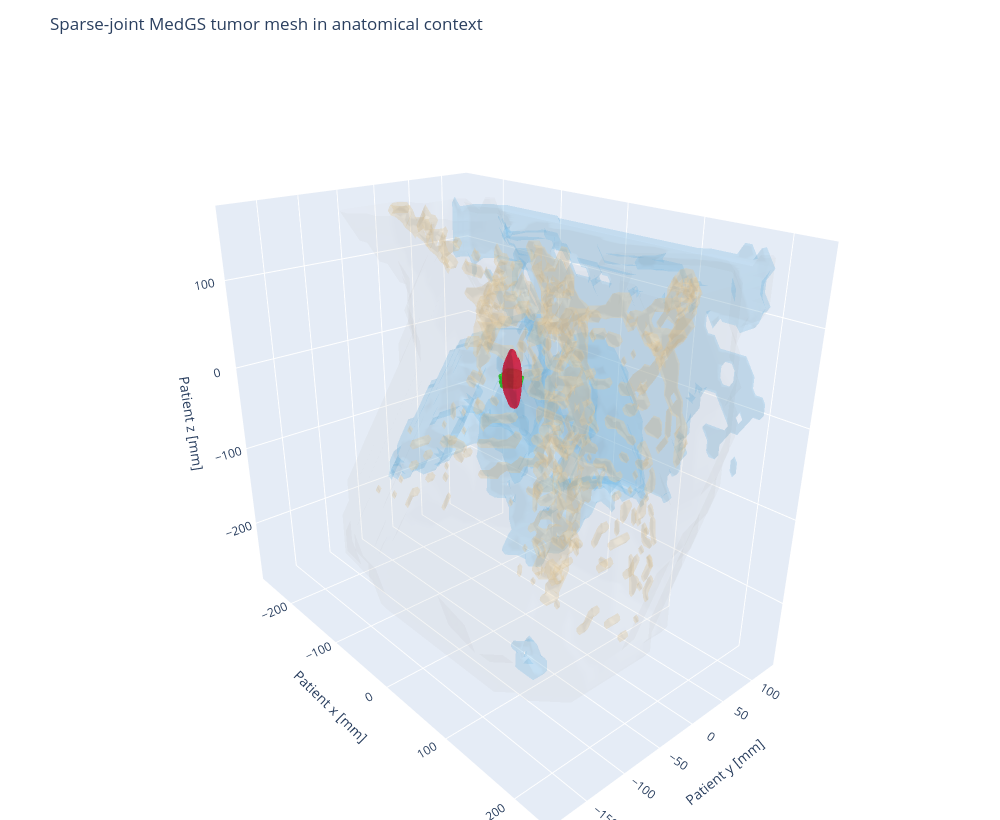
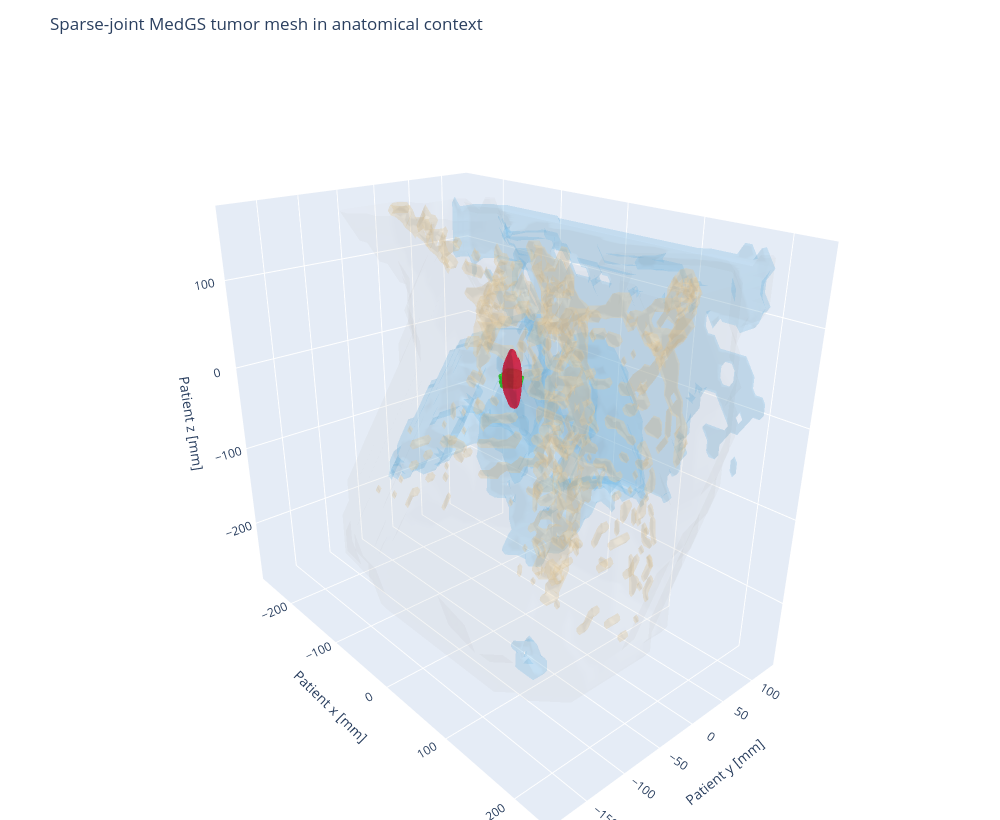

Source (notebook cell) for these figures, in order:
### Markdown cell above
# 8. SDF mesh in anatomical context

The visualization below uses:

- green: reference tumor mesh from RTSTRUCT;
- red: reconstructed SDF baseline mesh.

This should be compared directly with the analogous MedGS visualization from the full-phase notebook.

### Code cell
print("Reference and SDF baseline tumor meshes.")

show_sparse_joint_anatomy_3d(
    PHASE_DIR,
    sdf_mesh,
)

### Figure 1 — Plotly figure (JSON) as saved in the notebook; plotly's stock layout.template omitted (floating-point values rounded to 4 significant figures; data arrays with more than 128 entries replaced by an {"elided": "..."} marker saying what was removed)
{"data": [{"color": "lightgray", "flatshading": false, "i": {"elided": "4924 int values"}, "j": {"elided": "4924 int values"}, "k": {"elided": "4924 int values"}, "name": "Body", "opacity": 0.07, "x": {"elided": "2503 float values"}, "y": {"elided": "2503 float values"}, "z": {"elided": "2503 float values"}, "type": "mesh3d"}, {"color": "lightskyblue", "flatshading": false, "i": {"elided": "13914 int values"}, "j": {"elided": "13914 int values"}, "k": {"elided": "13914 int values"}, "name": "Lungs", "opacity": 0.17, "x": {"elided": "6883 float values"}, "y": {"elided": "6883 float values"}, "z": {"elided": "6883 float values"}, "type": "mesh3d"}, {"color": "wheat", "flatshading": false, "i": {"elided": "9244 int values"}, "j": {"elided": "9244 int values"}, "k": {"elided": "9244 int values"}, "name": "Bones", "opacity": 0.22, "x": {"elided": "4638 float values"}, "y": {"elided": "4638 float values"}, "z": {"elided": "4638 float values"}, "type": "mesh3d"}, {"color": "limegreen", "flatshading": false, "i": {"elided": "4398 int values"}, "j": {"elided": "4398 int values"}, "k": {"elided": "4398 int values"}, "name": "RTSTRUCT tumor", "opacity": 0.78, "x": {"elided": "2199 float values"}, "y": {"elided": "2199 float values"}, "z": {"elided": "2199 float values"}, "type": "mesh3d"}, {"color": "crimson", "flatshading": false, "i": {"elided": "5328 int values"}, "j": {"elided": "5328 int values"}, "k": {"elided": "5328 int values"}, "name": "MedGS tumor", "opacity": 0.62, "x": {"elided": "2666 float values"}, "y": {"elided": "2666 float values"}, "z": {"elided": "2666 float values"}, "type": "mesh3d"}], "layout": {"scene": {"camera": {"eye": {"x": 1.55, "y": -1.35, "z": 0.95}, "up": {"x": 0.0, "y": 0.0, "z": 1.0}, "center": {"x": 0.0, "y": 0.0, "z": 0.0}}, "xaxis": {"title": {"text": "Patient x [mm]"}}, "yaxis": {"title": {"text": "Patient y [mm]"}}, "zaxis": {"title": {"text": "Patient z [mm]"}}, "aspectmode": "data"}, "legend": {"x": 0.01, "y": 0.99}, "margin": {"l": 0, "r": 0, "t": 60, "b": 0}, "title": {"text": "Sparse-joint MedGS tumor mesh in anatomical context"}, "width": 1000, "height": 820}}

### Figure 2 — Plotly figure (JSON) as saved in the notebook; plotly's stock layout.template omitted (floating-point values rounded to 4 significant figures; data arrays with more than 128 entries replaced by an {"elided": "..."} marker saying what was removed)
{"data": [{"color": "lightgray", "flatshading": false, "i": {"elided": "4924 int values"}, "j": {"elided": "4924 int values"}, "k": {"elided": "4924 int values"}, "name": "Body", "opacity": 0.07, "x": {"elided": "2503 float values"}, "y": {"elided": "2503 float values"}, "z": {"elided": "2503 float values"}, "type": "mesh3d"}, {"color": "lightskyblue", "flatshading": false, "i": {"elided": "13914 int values"}, "j": {"elided": "13914 int values"}, "k": {"elided": "13914 int values"}, "name": "Lungs", "opacity": 0.17, "x": {"elided": "6883 float values"}, "y": {"elided": "6883 float values"}, "z": {"elided": "6883 float values"}, "type": "mesh3d"}, {"color": "wheat", "flatshading": false, "i": {"elided": "9244 int values"}, "j": {"elided": "9244 int values"}, "k": {"elided": "9244 int values"}, "name": "Bones", "opacity": 0.22, "x": {"elided": "4638 float values"}, "y": {"elided": "4638 float values"}, "z": {"elided": "4638 float values"}, "type": "mesh3d"}, {"color": "limegreen", "flatshading": false, "i": {"elided": "4398 int values"}, "j": {"elided": "4398 int values"}, "k": {"elided": "4398 int values"}, "name": "RTSTRUCT tumor", "opacity": 0.78, "x": {"elided": "2199 float values"}, "y": {"elided": "2199 float values"}, "z": {"elided": "2199 float values"}, "type": "mesh3d"}, {"color": "crimson", "flatshading": false, "i": {"elided": "5328 int values"}, "j": {"elided": "5328 int values"}, "k": {"elided": "5328 int values"}, "name": "MedGS tumor", "opacity": 0.62, "x": {"elided": "2666 float values"}, "y": {"elided": "2666 float values"}, "z": {"elided": "2666 float values"}, "type": "mesh3d"}], "layout": {"scene": {"camera": {"eye": {"x": 1.55, "y": -1.35, "z": 0.95}, "up": {"x": 0.0, "y": 0.0, "z": 1.0}, "center": {"x": 0.0, "y": 0.0, "z": 0.0}}, "xaxis": {"title": {"text": "Patient x [mm]"}}, "yaxis": {"title": {"text": "Patient y [mm]"}}, "zaxis": {"title": {"text": "Patient z [mm]"}}, "aspectmode": "data"}, "legend": {"x": 0.01, "y": 0.99}, "margin": {"l": 0, "r": 0, "t": 60, "b": 0}, "title": {"text": "Sparse-joint MedGS tumor mesh in anatomical context"}, "width": 1000, "height": 820}}
